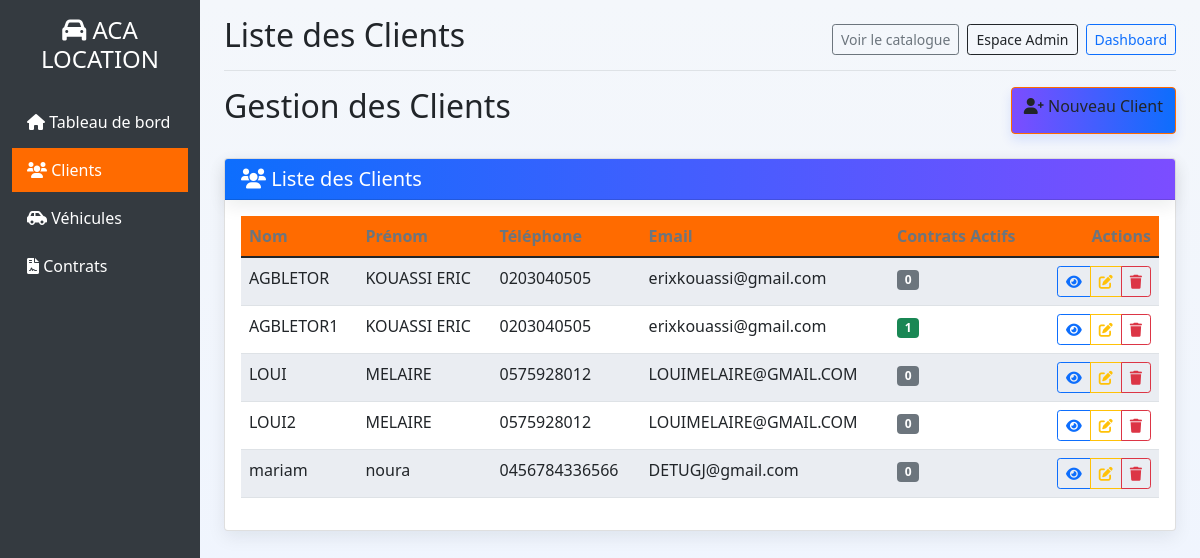
/client/ (signed in), run on the app's committed database.
### gestion/models.py (models this page shows, shortened)
class Client(models.Model):
    nom = models.CharField(max_length=100)
    prenom = models.CharField(max_length=100)
    telephone = models.CharField(max_length=20)
    email = models.EmailField(blank=True, null=True)
    date_creation = models.DateTimeField(auto_now_add=True)
    def contrats_actifs(self):
        return self.contrat_set.filter(statut='actif')
    class Meta:
        verbose_name = "Client"
        verbose_name_plural = "Clients"

### gestion/views.py (the view)
# urls.py: path('client/', views.liste_clients, name='liste_clients'),
def liste_clients(request):
    clients = Client.objects.all().order_by('nom')
    return render(request, 'gestion/client/liste.html', {'clients': clients})

### gestion/templates/gestion/client/liste.html (shortened to what this page needs)
{% extends 'gestion/base.html' %}
{% block page_title %}Liste des Clients{% endblock %}
{% block content %}
<div class="d-flex justify-content-between mb-4">
    <h2>Gestion des Clients</h2>
    <a href="{% url 'ajouter_client' %}" class="btn btn-primary-custom">
        <i class="fas fa-user-plus"></i> Nouveau Client
    </a>
</div>
<div class="card">
    <div class="card-header bg-primary-custom text-white">
        <h5 class="mb-0"><i class="fas fa-users"></i> Liste des Clients</h5>
    </div>
    <div class="card-body">
        {% if clients %}
            <div class="table-responsive">
                <table class="table table-striped">
                    <thead>
                        <tr>
                            <th>Nom</th>
                            <th>Prénom</th>
                            <th>Téléphone</th>
                            <th>Email</th>
                            <th>Contrats Actifs</th>
                            <th class="text-end">Actions</th>
                        </tr>
                    </thead>
                    <tbody>
                        {% for client in clients %}
                            <tr>
                                <td>{{ client.nom }}</td>
                                <td>{{ client.prenom }}</td>
                                <td>{{ client.telephone }}</td>
                                <td>{{ client.email|default:"-" }}</td>
                                <td>
                                    <span class="badge bg-{% if client.contrats_actifs.count > 0 %}success{% else %}secondary{% endif %}">
                                        {{ client.contrats_actifs.count }}
                                    </span>
                                </td>
                                <td class="text-end">
                                    <div class="btn-group">
                                        <a href="{% url 'detail_client' id=client.id %}" class="btn btn-sm btn-outline-primary">
                                            <i class="fas fa-eye"></i>
                                        </a>
                                        <a href="{% url 'modifier_client' id=client.id %}" class="btn btn-sm btn-outline-warning">
                                            <i class="fas fa-edit"></i>
                                        </a>
                                        <a href="{% url 'supprimer_client' id=client.id %}" class="btn btn-sm btn-outline-danger">
                                            <i class="fas fa-trash"></i>
                                        </a>
                                    </div>
                                </td>
                            </tr>
                        {% endfor %}
                    </tbody>
                </table>
            </div>
        {% endif %}
    </div>
</div>
{% endblock %}

### static/css/theme.css (style rules this page uses)
:root { --primary: #0d6efd; --accent: #7c4dff; --muted: #6c757d; --bg: #f4f7fb; --card: #ffffff; --success: #198754; --danger: #dc3545; --radius: 12px; --shadow: 0 6px 18px rgba(16,24,40,0.08); --glass: rgba(255,255,255,0.6); --glass-border: rgba(124,77,255,0.08); }
body { background: linear-gradient(180deg, var(--bg), #eef4ff); color: #162447; font-family: "Inter", system-ui, -apple-system, "Segoe UI", Roboto, "Helvetica Neue", Arial; -webkit-font-smoothing: antialiased; -moz-osx-font-smoothing: grayscale; padding-bottom: 40px; }
.navbar, .card-header { background: linear-gradient(90deg, var(--primary), var(--accent)); color: white !important; border-radius: 8px; box-shadow: var(--shadow); }
.card { border: none; border-radius: var(--radius); background: var(--card); box-shadow: var(--shadow); }
.btn-primary-custom { background: linear-gradient(90deg, var(--accent), var(--primary)); border: none; color: white; padding: .5rem .9rem; border-radius: 10px; box-shadow: 0 6px 12px rgba(12, 64, 255, 0.12); }
.table thead th { border-bottom: none; color: var(--muted); }
.table-striped tbody tr:nth-of-type(odd) { background-color: rgba(13,110,253,0.03); }

### gestion/templates/gestion/base.html (style rules this page uses)
:root { --primary-color: #ff6b00; --primary-dark: #e55a00; --light-bg: #f8f9fa; }
.bg-primary-custom { background-color: var(--primary-color) !important; }
.btn-primary-custom { background-color: var(--primary-color); border-color: var(--primary-color); }
.table th { background-color: var(--primary-color); color: white; }

### data on the page
Client: nom "AGBLETOR", prenom "KOUASSI ERIC", telephone "0203040505", email "erixkouassi@gmail.com", contrats_actifs.count "0"
Client: nom "AGBLETOR1", prenom "KOUASSI ERIC", telephone "0203040505", email "erixkouassi@gmail.com", contrats_actifs.count "1"
Client: nom "LOUI", prenom "MELAIRE", telephone "0575928012", email "LOUIMELAIRE@GMAIL.COM", contrats_actifs.count "0"
Client: nom "LOUI2", prenom "MELAIRE", telephone "0575928012", email "LOUIMELAIRE@GMAIL.COM", contrats_actifs.count "0"
Client: nom "mariam", prenom "noura", telephone "0456784336566", email "DETUGJ@gmail.com", contrats_actifs.count "0"
